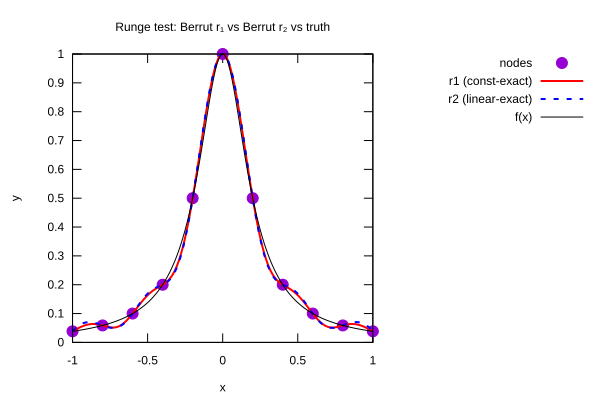

Recreate this plot in gnuplot.
# runge.gp
set terminal svg size 600,400 enhanced
set output 'runge.svg'

set title "Runge test: Berrut r₁ vs Berrut r₂ vs truth"
set xlabel "x"
set ylabel "y"
set key outside right

# styles
set style line 1 lc rgb 'red'    lw 2       # r1
set style line 2 lc rgb 'blue'   lw 2 dt 2  # r2
set style line 3 lc rgb 'black'  lw 1       # true f

plot \
  'Out_runge.txt' index 0 using 1:2 with points pt 7 ps 1.2 title 'nodes', \
  'Out_runge.txt' index 1 using 1:2 with lines ls 1 title 'r1 (const-exact)', \
  'Out_runge.txt' index 1 using 1:3 with lines ls 2 title 'r2 (linear-exact)', \
  'Out_runge.txt' index 1 using 1:4 with lines ls 3 title 'f(x)'
